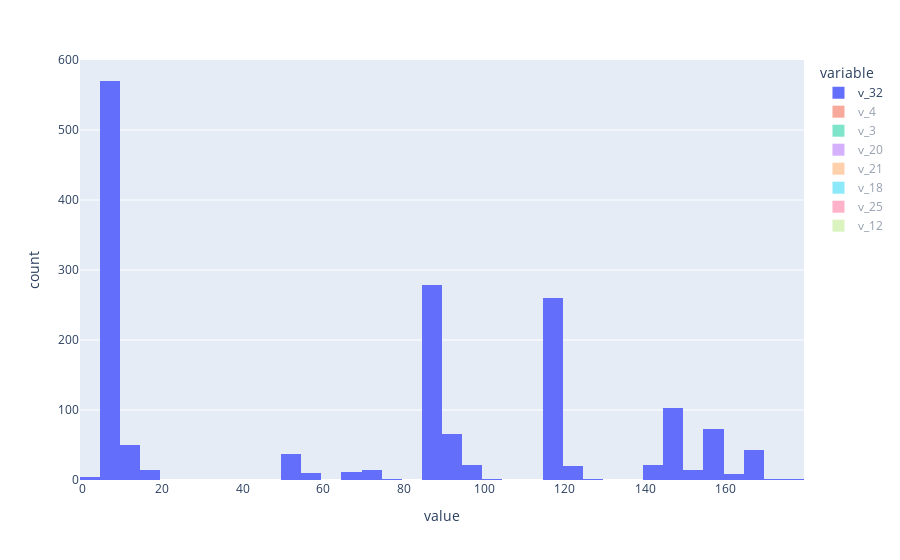

Notebook cell for this chart:
### Code cell
final_pred_data.loc[:, nominal].hist()

### Figure 1 — Plotly figure (JSON) as saved in the notebook; plotly's stock layout.template omitted (floating-point values rounded to 4 significant figures; data arrays with more than 128 entries replaced by an {"elided": "..."} marker saying what was removed)
{"data": [{"alignmentgroup": "True", "bingroup": "x", "hovertemplate": "variable=v_32<br>value=%{x}<br>count=%{y}<extra></extra>", "legendgroup": "v_32", "marker": {"color": "#636efa", "pattern": {"shape": ""}}, "name": "v_32", "offsetgroup": "v_32", "orientation": "v", "showlegend": true, "type": "histogram", "visible": true, "x": {"elided": "1628 int values"}, "xaxis": "x", "yaxis": "y"}, {"alignmentgroup": "True", "bingroup": "x", "hovertemplate": "variable=v_4<br>value=%{x}<br>count=%{y}<extra></extra>", "legendgroup": "v_4", "marker": {"color": "#EF553B", "pattern": {"shape": ""}}, "name": "v_4", "offsetgroup": "v_4", "orientation": "v", "showlegend": true, "type": "histogram", "visible": "legendonly", "x": {"elided": "1628 int values"}, "xaxis": "x", "yaxis": "y"}, {"alignmentgroup": "True", "bingroup": "x", "hovertemplate": "variable=v_3<br>value=%{x}<br>count=%{y}<extra></extra>", "legendgroup": "v_3", "marker": {"color": "#00cc96", "pattern": {"shape": ""}}, "name": "v_3", "offsetgroup": "v_3", "orientation": "v", "showlegend": true, "type": "histogram", "visible": "legendonly", "x": {"elided": "1628 int values"}, "xaxis": "x", "yaxis": "y"}, {"alignmentgroup": "True", "bingroup": "x", "hovertemplate": "variable=v_20<br>value=%{x}<br>count=%{y}<extra></extra>", "legendgroup": "v_20", "marker": {"color": "#ab63fa", "pattern": {"shape": ""}}, "name": "v_20", "offsetgroup": "v_20", "orientation": "v", "showlegend": true, "type": "histogram", "visible": "legendonly", "x": {"elided": "1628 int values"}, "xaxis": "x", "yaxis": "y"}, {"alignmentgroup": "True", "bingroup": "x", "hovertemplate": "variable=v_21<br>value=%{x}<br>count=%{y}<extra></extra>", "legendgroup": "v_21", "marker": {"color": "#FFA15A", "pattern": {"shape": ""}}, "name": "v_21", "offsetgroup": "v_21", "orientation": "v", "showlegend": true, "type": "histogram", "visible": "legendonly", "x": {"elided": "1628 int values"}, "xaxis": "x", "yaxis": "y"}, {"alignmentgroup": "True", "bingroup": "x", "hovertemplate": "variable=v_18<br>value=%{x}<br>count=%{y}<extra></extra>", "legendgroup": "v_18", "marker": {"color": "#19d3f3", "pattern": {"shape": ""}}, "name": "v_18", "offsetgroup": "v_18", "orientation": "v", "showlegend": true, "type": "histogram", "visible": "legendonly", "x": {"elided": "1628 int values"}, "xaxis": "x", "yaxis": "y"}, {"alignmentgroup": "True", "bingroup": "x", "hovertemplate": "variable=v_25<br>value=%{x}<br>count=%{y}<extra></extra>", "legendgroup": "v_25", "marker": {"color": "#FF6692", "pattern": {"shape": ""}}, "name": "v_25", "offsetgroup": "v_25", "orientation": "v", "showlegend": true, "type": "histogram", "visible": "legendonly", "x": {"elided": "1628 int values"}, "xaxis": "x", "yaxis": "y"}, {"alignmentgroup": "True", "bingroup": "x", "hovertemplate": "variable=v_12<br>value=%{x}<br>count=%{y}<extra></extra>", "legendgroup": "v_12", "marker": {"color": "#B6E880", "pattern": {"shape": ""}}, "name": "v_12", "offsetgroup": "v_12", "orientation": "v", "showlegend": true, "type": "histogram", "visible": "legendonly", "x": {"elided": "1628 int values"}, "xaxis": "x", "yaxis": "y"}], "layout": {"autosize": true, "barmode": "relative", "legend": {"title": {"text": "variable"}, "tracegroupgap": 0}, "margin": {"t": 60}, "xaxis": {"anchor": "y", "autorange": true, "domain": [0, 1], "range": [-0.5, 179.5], "title": {"text": "value"}, "type": "linear"}, "yaxis": {"anchor": "x", "autorange": true, "domain": [0, 1], "range": [0, 600], "title": {"text": "count"}}}}
